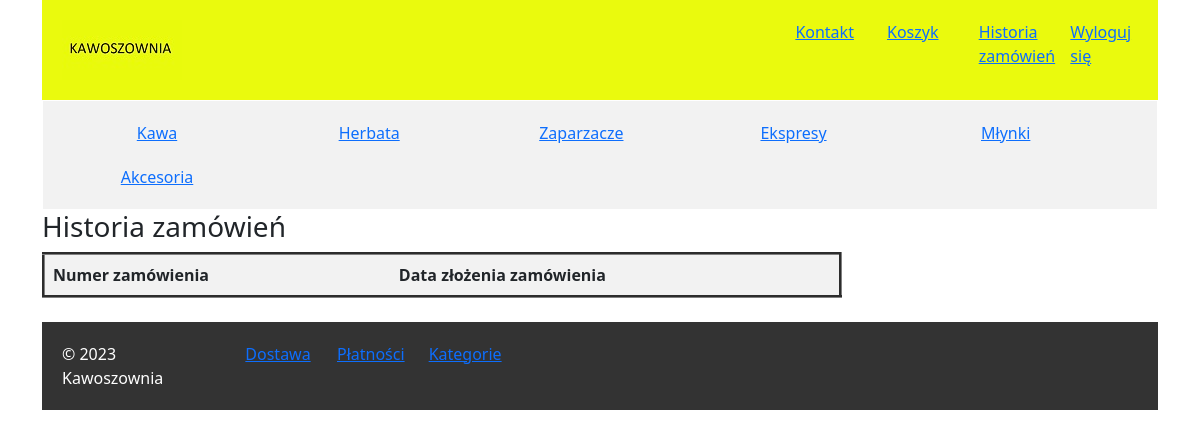
Page /order/ (signed in) on the earlier database version.
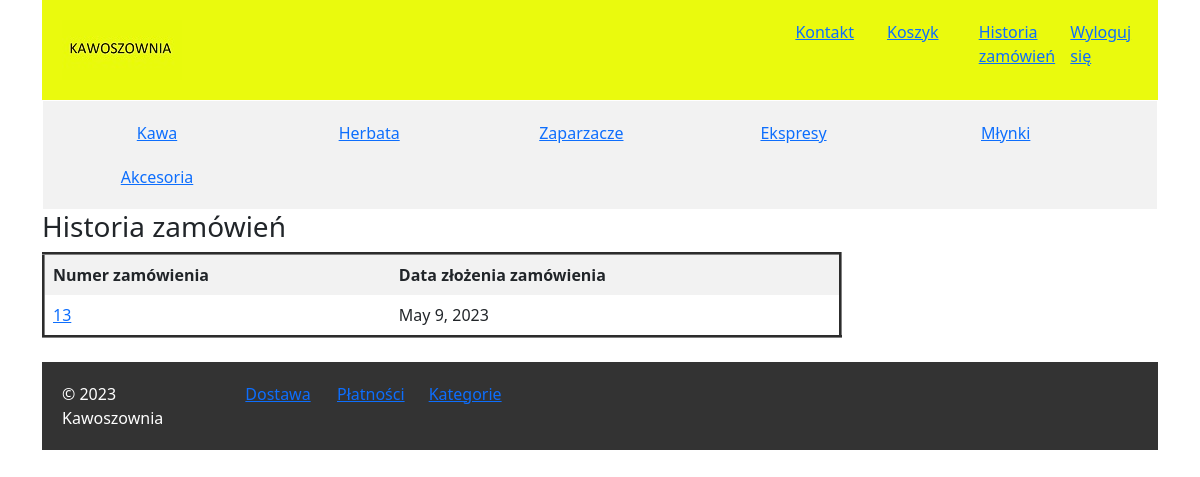
Same page on the later database version.
### mysite/models.py (models this page shows)
class Category(models.Model):
    name = models.CharField('Nazwa', max_length=50, unique=True)
    def __str__(self):
        return f'{self.name}'

class Order(models.Model):
    user = models.ForeignKey(User, on_delete=models.SET_NULL, null=True, blank=True)
    payment = models.ForeignKey(Payment, models.PROTECT)
    order_date = models.DateField('Data zamówienia', default=datetime.date.today, null=True, blank=True)
    ship_date = models.DateField('Data nadania', null=True, blank=True)
    required_date = models.DateField('Data dostarczenia', null=True, blank=True)
    delivery = models.ForeignKey(Delivery, models.PROTECT)
    paid = models.BooleanField('Opłacono', default=False)
    payment_date = models.DateField('Data płatności', null=True, blank=True)

### mysite/views/order.py (the view)
class OrderPageView(ListView):
    model = Order
    template_name = 'mysite/order/order_list.html'
    def get_context_data(self, **kwargs):
        context = super().get_context_data(**kwargs)
        context['order_list'] = Order.objects.filter(user=self.request.user)
        return context

### mysite/context_processors.py (called while the page is built)
def categories(request):
    return {
        'categories': Category.objects.all()
    }

### mysite/templates/mysite/order/order_list.html
{% extends 'base.html' %}
{% block content %}
{% if not user.is_anonymous %}
    <h3>Historia zamówień</h3>
    <table border="3px">
        <thead>
            <tr>
                <th>
                    Numer zamówienia
                </th>
                <th>
                    Data złożenia zamówienia
                </th>
            </tr>
        </thead>
        <tbody>
            {% for order in order_list %}
                <tr>
                    <td>
                        <a href="/order/content/{{order.id}}/">{{order.id}}</a>
                    </td>
                    <td>
                        {{order.order_date}}
                    </td>
                </tr>
            {% endfor %}
        </tbody>
    </table>
    <br>
{% endif %}
{% endblock %}

### ecommerce/templates/base.html (shortened to what this page needs)
{% load static %}
<!DOCTYPE html>
<html>
  <head>
    <link rel="stylesheet" href="{% static 'assets/css/style.css' %}">
    <link href="https://cdn.jsdelivr.net/npm/bootstrap@5.2.3/dist/css/bootstrap.min.css" rel="stylesheet">
  </head>
  <body class="container">
    <header>
      <div class="row">
        <div class="col">
          <a href="/"><img src="{% static 'assets/img/Logo.jpg' %}"></a>
        </div>
        <div class="col-1">
          <a href="/contact/"> Kontakt </a>
        </div>
        <div class="col-1">
          <a href="/order_detail/"> Koszyk </a>
        </div>
        {% if user.is_authenticated %}
          <div class="col-1">
            <a href="/order/"> Historia zamówień </a>
          </div>
        {% endif %}
        <div class="col-1">
          {% if user.is_authenticated %}
            <div>
              <a href="/accounts/logout/"> Wyloguj się </a>
            </div>
          {% else %}
            <div>
              <a href="/accounts/login/"> Zaloguj się </a>
            </div>
          {% endif %}
        </div>
    </header>
    <nav>
      <ul>
        {% for category in categories %}
          <li class="text-center" style="width: 208px;"><a href="/?category={{category.id}}"> {{category}} </a></li>
        {% endfor %}
      </ul>
    </nav>
    {% block content %}{% endblock %}
    <footer>
      <div class="row">
        <div class="col-2">
          &copy; 2023 Kawoszownia
        </div>
        <div class="col-1">
          <a href="/delivery/"> Dostawa </a>
        </div>
        <div class="col-1">
          <a href="/payment/"> Płatności </a>
        </div>
        {% if user.is_superuser %}
          <div class="col-1">
              <a href="/category/"> Kategorie </a>
          </div>
        {% endif %}
      </div>
    </footer>
  </body>
</html>

Differences in the rows shown:
added Order: id "13", order_date "May 9, 2023"
